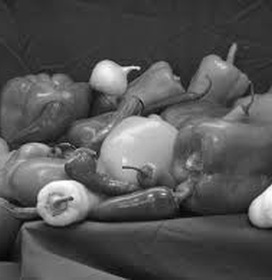
%> input picture peppers.jpg (cropped and resized to the size of MATLAB's example picture, made grey), 272 x 280 px, given in place of circuit.tif, which was not available
$ octave LAB_3.m   (GNU Octave 9; MATLAB toolbox functions it lacks are replaced by stand-ins)
%> lines starting %> are read from the running program, lines starting %| are printed output that depends on the picture; in (x1, y1, x2, y2) boxes, pixels count from 0 and x2, y2 are one past the last pixel; in counts of white or black regions, pixels touching at a corner belong together; the program's own positions count from 1; pictures that were not available may be replaced by others from this repository, and a replacement may not be noted
%% Beispiel-1
close all; clc;
img = imread('circuit.tif');
%> img is the input picture: size 280x272 uint8; min 3, max 255, mean 84.5
imshow(img);

edges = edge(img, "canny");
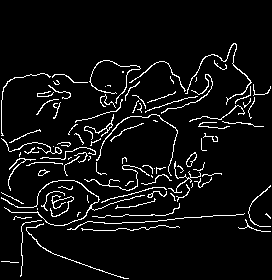
%> edges: size 280x272 logical; 6% white in thin lines or dots, all inside (x1, y1, x2, y2) = (1, 43, 271, 279)
figure; imshow(edges)

[H, Theta, Rho] = hough(edges);
%> Theta = 180 values from -90 to 89; Rho = 779 values from -389 to 389
peaks = houghpeaks(H, 5);
%> peaks = [620 177; 175 1; 616 165; 608 168; 544 164]

figure; imshow(H,[],'XData', Theta, 'YData', Rho,...
                'InitialMagnification', 'fit');
xlabel('\theta'); ylabel('\rho'); axis normal; hold on;

x = Theta(peaks(:,2)); y = Rho(peaks(:,1));
%> after `x = Theta(peaks(:,2))`: x = [86 -90 74 77 73]
%> after `y = Rho(peaks(:,1))`: y = [230 -215 226 218 154]
plot(x,y,'s','LineWidth',3);
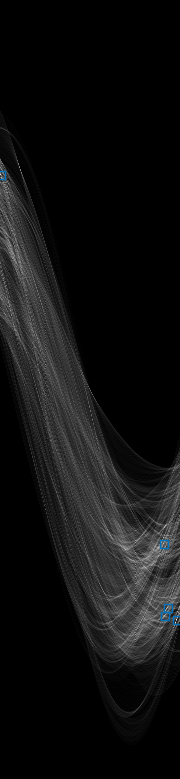
%> figure redrawn from the program's plot data

lines = houghlines(edges, Theta, Rho, peaks);
%> lines = 7 lines; point1 to point2 (x, y): (216, 174) to (79, 214), (40, 216) to (166, 216), (118, 126) to (20, 156), (158, 188) to (97, 203), (199, 101) to (146, 118), (214, 216) to (269, 216), (68, 209) to (26, 219)

figure; imshow(img);
hold on

for k=1:length(lines)
    xy = [lines(k).point1; lines(k).point2];

    plot(xy(:,1), xy(:,2), 'LineWidth', 2, 'Color', 'green');
    plot(xy(1,1),xy(1,2),'x','LineWidth',2,'Color','yellow');
    plot(xy(2,1),xy(2,2),'x','LineWidth',2,'Color','red');
end
%> this loop made 7 passes
%> xy on passes 1 to 7: [40 216; 166 216], [214 216; 269 216], [216 174; 79 214], [158 188; 97 203], [68 209; 26 219], [199 101; 146 118], [118 126; 20 156]

%% Beispiel-2
close all; clc;
img = imread('circuit.tif');
imshow(img);

edges = edge(img, "canny");
figure; imshow(edges)

[H, Theta, Rho] = hough(edges, 'Theta', -90:0.5:89);
%> H: size 779x359 double
%> Theta = 359 values from -90 to 89
figure; imshow(H,[],'XData', Theta, 'YData', Rho,...
                'InitialMagnification', 'fit');
xlabel('\theta'); ylabel('\rho'); axis normal; hold on;

P = houghpeaks(H, 10, 'Threshold', 0.3*max(H(:)));
%> P = [620 353; 175 1; 610 332; 169 40; 527 330; 544 327; 548 317; 568 291; 309 20; 550 251]

x = Theta(P(:,2)); y = Rho(P(:,1));
%> after `x = Theta(P(:,2))`: x = [86 -90 75.5 -70.5 74.5 73 68 55 -80.5 35]
%> after `y = Rho(P(:,1))`: y = [230 -215 220 -221 137 154 158 178 -81 160]
plot(x,y,'s','LineWidth',3);
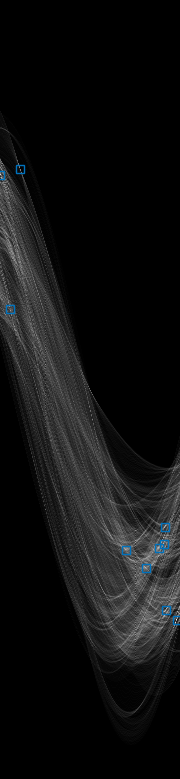
%> figure redrawn from the program's plot data

lines = houghlines(edges, Theta, Rho, P, 'FillGap', 15, 'MinLength', 10);
%> lines = 32 lines; longest, point1 to point2 (x, y): (122, 122) to (47, 153), (49, 252) to (125, 279), (83, 162) to (126, 101), (32, 235) to (70, 181), (155, 188) to (92, 205), (235, 54) to (185, 90)

figure; imshow(img);
hold on

for k=1:length(lines)
    xy = [lines(k).point1; lines(k).point2];

    plot(xy(:,1), xy(:,2), 'LineWidth', 2, 'Color', 'green');
    plot(xy(1,1),xy(1,2),'x','LineWidth',2,'Color','yellow');
    plot(xy(2,1),xy(2,2),'x','LineWidth',2,'Color','red');


end
%> this loop made 32 passes
%> xy on passes 1 to 12: [217 216; 230 216], [203 217; 213 217], [188 218; 202 218], [105 224; 116 224], [40 216; 60 216], [107 216; 166 216], [214 216; 250 216], [205 175; 188 180], [155 188; 92 205], [67 211; 42 218], [49 252; 125 279], [188 91; 136 106]

%% Beispiel-3
close all;
img = rgb2gray(imread('backe.png'));
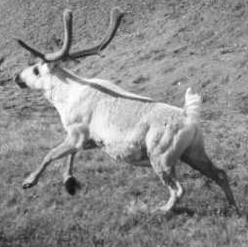
%> input picture caribou.png, 248 x 247 px, given in place of backe.png, which was not available
%> img: size 247x248 uint8; min 17, max 255, mean 139.7
imshow(img);

BW = edge(img,'canny', 0.2);
%> BW: size 247x248 logical; 15.5% white in thin lines or dots
figure; imshow(BW);

[H, Theta, Rho] = hough(BW, 'Theta', -90:0.5:89);
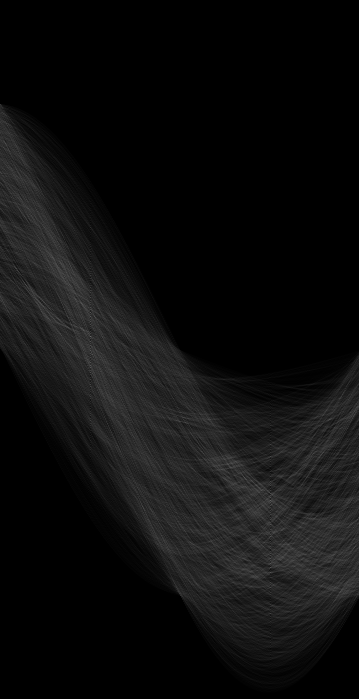
%> H: size 699x359 double; min 0, max 104, mean 13.6
%> Rho = 699 values from -349 to 349
figure; imshow(H,[],'XData', Theta, 'YData', Rho,...
                'InitialMagnification', 'fit');
xlabel('\theta'); ylabel('\rho'); axis normal; hold on;

P = houghpeaks(H, 10, 'Threshold', 0.3*max(H(:)));
%> P = [337 91; 501 271; 317 91; 564 271; 304 82; 573 271; 351 91; 368 91; 331 84; 478 245]

x = Theta(P(:,2)); y = Rho(P(:,1));
%> after `x = Theta(P(:,2))`: x = [-45 45 -45 45 -49.5 45 -45 -45 -48.5 32]
%> after `y = Rho(P(:,1))`: y = [-13 151 -33 214 -46 223 1 18 -19 128]
plot(x,y,'s','LineWidth',3);
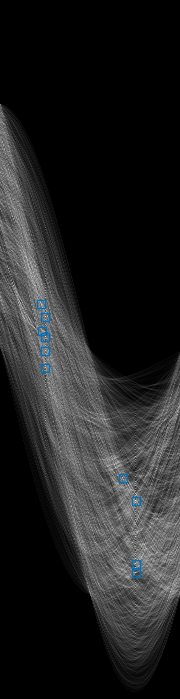
%> figure redrawn from the program's plot data

lines = houghlines(BW, Theta, Rho, P, 'FillGap', 25, 'MinLength', 10);
%> lines = 15 lines; longest, point1 to point2 (x, y): (15, 39) to (243, 240), (21, 40) to (227, 246), (3, 63) to (207, 238), (58, 246) to (245, 60), (64, 38) to (247, 222), (74, 120) to (195, 241)

figure; imshow(img);
hold on

for k=1:length(lines)
    xy = [lines(k).point1; lines(k).point2];

    plot(xy(:,1), xy(:,2), 'LineWidth', 2, 'Color', 'green');
    plot(xy(1,1),xy(1,2),'x','LineWidth',2,'Color','yellow');
    plot(xy(2,1),xy(2,2),'x','LineWidth',2,'Color','red');


end
%> this loop made 15 passes
%> xy on passes 1 to 12: [21 40; 227 246], [201 14; 154 61], [136 80; 113 103], [91 124; 8 207], [4 50; 53 100], [74 120; 195 241], [58 246; 245 60], [3 63; 207 238], [118 199; 219 99], [24 22; 110 109], [130 129; 242 240], [64 38; 247 222]
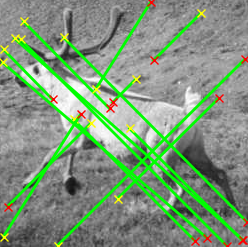
%> figure redrawn from the program's plot data

%%
%> (the run ends here)
